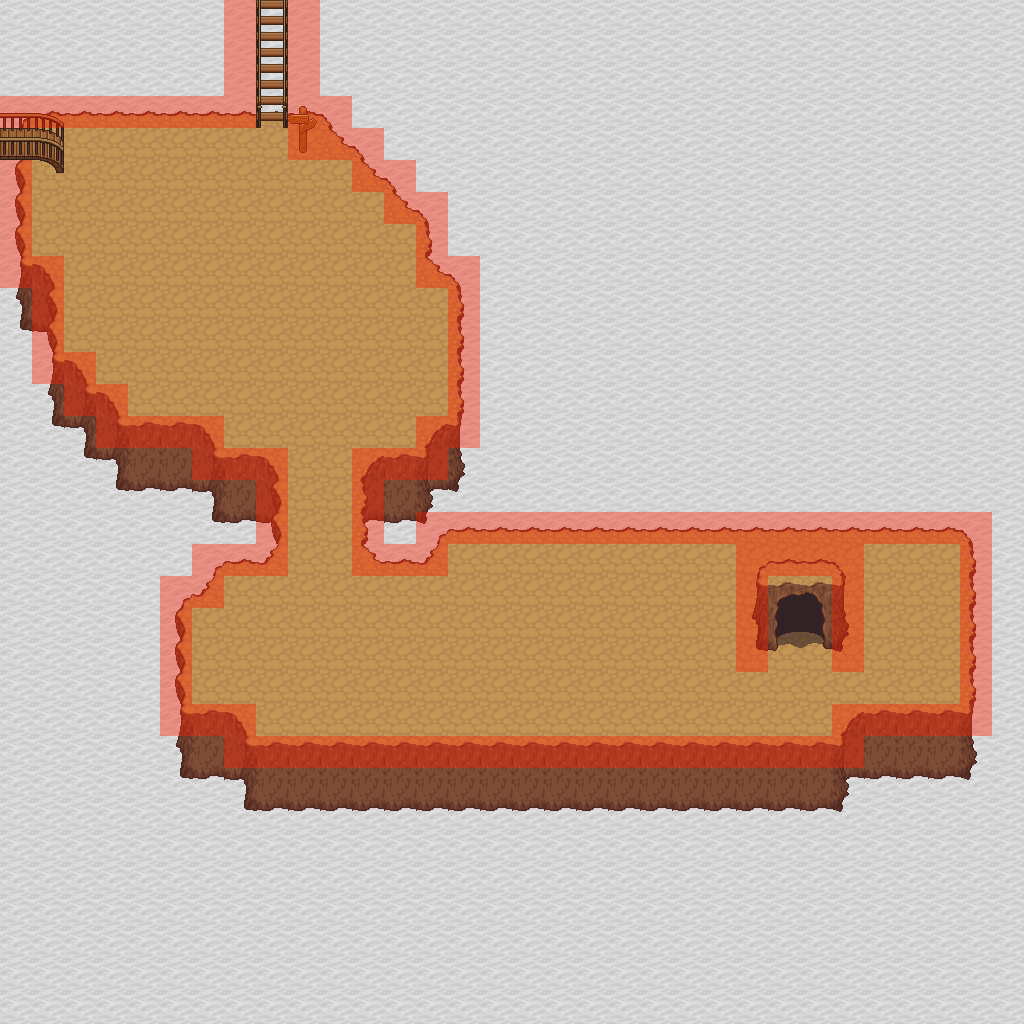

The image is a tile-based game level rendered from a .tmx file. Its description and source (layers, tilesets, objects; grid data summarised) follow:
An orthogonal 32x32 tile map with 32x32 px tiles, 4 tile layers (background, fringe, object, collision), 4 tilesets and 7 objects (4x event, 3x enemy).

<map height="32" orientation="orthogonal" renderorder="right-down" tileheight="32" tilewidth="32" version="1.0" width="32">
 <properties>
  <property name="music" value="music/snow_about_a_castle.ogg" />
  <property name="tileset" value="tilesetdefs/snowmt.txt" />
  <property name="title" value="Snow Mountain" />
 </properties>
 <tileset firstgid="1" name="tiled_collision" tileheight="32" tilewidth="32">
  <image height="32" source="tiled_collision.png" width="480" />
 </tileset>
 <tileset firstgid="16" name="generic_background" tileheight="32" tilewidth="32">
  <image height="832" source="generic_background.png" width="864" />
 </tileset>
 <tileset firstgid="718" name="small_objects" tileheight="64" tilewidth="32">
  <image height="512" source="small_objects.png" width="671" />
 </tileset>
 <tileset firstgid="878" name="outside_objects" tileheight="128" tilewidth="32">
  <image height="768" source="outside_objects.png" width="672" />
 </tileset>
 <layer height="32" name="background" width="32">
  <data>[1024 cells, 1024 non-empty, 9 distinct tile ids]</data>
 </layer>
 <layer height="32" name="fringe" width="32">
  <data>[1024 cells, 115 non-empty, 19 distinct tile ids]</data>
 </layer>
 <layer height="32" name="object" width="32">
  <data>[1024 cells, 24 non-empty, 11 distinct tile ids]</data>
 </layer>
 <layer height="32" name="collision" width="32">
  <data>[1024 cells, 129 non-empty, 1 distinct tile ids]</data>
 </layer>
 <objectgroup name="enemy">
  <object height="96" name="2 Melee Cultists" type="enemy" width="96" x="96" y="192">
   <properties>
    <property name="level" value="2,2" />
    <property name="number" value="2,2" />
   <property name="category" value="melee" /></properties>
  </object>
  <object height="160" name="2 Ranged Cultists" type="enemy" width="160" x="224" y="192">
   <properties>
    <property name="level" value="2,2" />
    <property name="number" value="2,2" />
   <property name="category" value="ranged" /></properties>
  </object>
  <object height="64" name="2 Melee cultists" type="enemy" width="64" x="416" y="608">
   <properties>
    <property name="level" value="2,2" />
    <property name="number" value="2,2" />
   <property name="category" value="melee" /></properties>
  </object>
 </objectgroup>
 <objectgroup name="event">
  <object height="64" name="Teleport to SnowC" type="event" width="64" x="768" y="576">
   <properties>
    <property name="intermap" value="maps/snowc.txt,18,30" />
   <property name="activate" value="on_trigger" /></properties>
  </object>
  <object height="32" name="Alert" type="event" width="32" x="288" y="96">
   <properties>
    <property name="hotspot" value="location" />
    <property name="msg" value="Bring ssssacrifices for Zalkaz here!" />
    <property name="repeat" value="false" />
    <property name="tooltip" value="Sign" />
   <property name="activate" value="on_trigger" /></properties>
  </object>
  <object height="32" name="Teleport to Snow7" type="event" width="32" x="256" y="0">
   <properties>
    <property name="intermap" value="maps/snow7.txt,22,46" />
   <property name="activate" value="on_trigger" /></properties>
  </object>
  <object height="32" name="Teleport to Snow5" type="event" width="32" x="0" y="128">
   <properties>
    <property name="intermap" value="maps/snow5.txt,30,12" />
   <property name="activate" value="on_trigger" /></properties>
  </object>
 </objectgroup>
</map>
